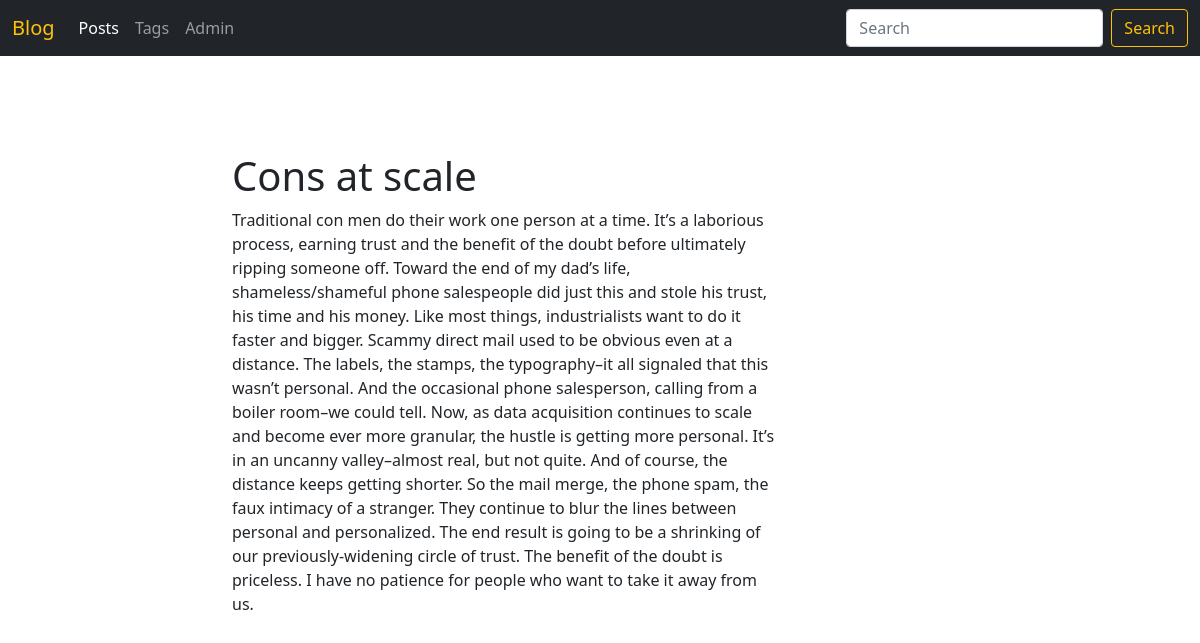
/blog/post/cons-at-scale/, run on the app's committed database.
### blog/models.py (models this page shows, shortened)
class Post(models.Model):
    title = models.CharField(max_length=150, db_index=True)
    slug = models.SlugField(max_length=150, blank=True, unique=True)
    body = models.TextField(blank=True, db_index=True)
    date_pub = models.DateTimeField(auto_now_add=True)
    tags = models.ManyToManyField('tag', blank=True, related_name='posts')
    class Meta:
        ordering = ['-date_pub']

### blog/views.py (the view)
# urls.py: path('post/<str:slug>/', PostDetail.as_view(), name='post_detail'),
class PostDetail(ObjectDetailMixin, View):
    model = Post
    template = 'blog/post/post_detail.html'

### blog/utils.py (called while the page is built)
    def get(self, request, slug):
        obj = get_object_or_404(self.model, slug__iexact=slug)
        return render(request, self.template, {self.model.__name__.lower(): obj, 'admin_object': obj, 'detail': True})

### blog/templates/blog/post/post_detail.html (shortened to what this page needs)
{% extends 'blog/base_blog.html' %}
{% block content %}
    <h1 class="mt-5">{{ post.title }}</h1>
    <p>{{ post.body }}</p>
{% endblock %}

### data on the page
Post: title "Cons at scale", body "Traditional con men do their work one person at a time. It’s a laborious process, earning trust and the benefit of the doubt before ultimately ripping someone off. Toward the end of my dad’s life, shameless/shameful phone salespeople did just this and stole his trust, his time and his money. Like most things, industrialists want to do it faster and bigger. Scammy direct mail used to be obvious even at a distance. The labels, the stamps, the typography–it all signaled that this wasn’t personal. And the occasional phone salesperson, calling from a boiler room–we could tell. Now, as data acquisition continues to scale and become ever more granular, the hustle is getting more personal. It’s in…"
